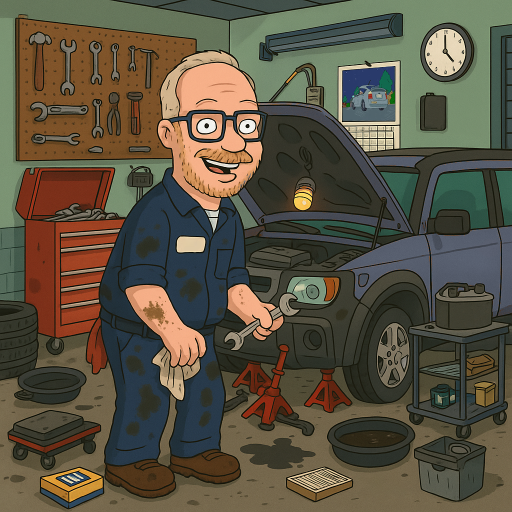
#> input picture images/set1/image1.png, 1024 x 1024 px (shown at 1/2 size)
$ python batch_process.py
#> lines starting #> are read from the running program, lines starting #| are printed output that depends on the picture; after the words box and inside, x2 and y2 are one past the last pixel; in counts of white or black regions, pixels touching at a corner belong together
### scripts/find_differences.py
#!/usr/bin/env python3
"""
Photo Hunt - Difference Finder
Automatically detects differences between two images and updates sets.json

Usage:
    python find_differences.py --set 1 --tags outdoor,nature --difficulty easy
    python find_differences.py --set 2 --visualize
    python find_differences.py --help
"""

import cv2
import numpy as np
import json
import argparse
import os
import sys
from pathlib import Path

# Project paths
PROJECT_ROOT = Path(__file__).parent.parent
IMAGES_DIR = PROJECT_ROOT / "images"
DATA_DIR = PROJECT_ROOT / "data"
SETS_JSON = DATA_DIR / "sets.json"


def load_sets_json():
    """Load existing sets.json or create new structure"""
    if SETS_JSON.exists():
        with open(SETS_JSON, 'r') as f:
            return json.load(f)
    return {"sets": []}


def save_sets_json(data):
    """Save data to sets.json with proper formatting"""
    DATA_DIR.mkdir(exist_ok=True)
    with open(SETS_JSON, 'w') as f:
        json.dump(data, f, indent=4)


def find_differences(image1_path, image2_path, min_contour_area=900, merge_distance=50, visualize=False, target_count=5):
    """
    Find differences between two images using computer vision

    Args:
        image1_path: Path to first image
        image2_path: Path to second image
        min_contour_area: Minimum area to consider as a difference
        merge_distance: Distance to merge nearby differences
        visualize: Show visual preview of detected differences
        target_count: Target number of differences (default: 5)

    Returns:
        List of difference dictionaries with x, y, width, height
    """
    # Validate files exist
    if not os.path.exists(image1_path):
        raise FileNotFoundError(f"Image 1 not found: {image1_path}")
    if not os.path.exists(image2_path):
        raise FileNotFoundError(f"Image 2 not found: {image2_path}")

    # Load the images
    image1 = cv2.imread(str(image1_path))
    image2 = cv2.imread(str(image2_path))

    if image1 is None:
        raise ValueError(f"Failed to load image: {image1_path}")
    if image2 is None:
        raise ValueError(f"Failed to load image: {image2_path}")

    # Check dimensions match
    if image1.shape != image2.shape:
        raise ValueError(
            f"Image dimensions don't match!\n"
            f"  Image 1: {image1.shape}\n"
            f"  Image 2: {image2.shape}"
        )

    print(f"✓ Loaded images: {image1.shape[1]}x{image1.shape[0]} pixels")

    # Convert images to grayscale
    gray1 = cv2.cvtColor(image1, cv2.COLOR_BGR2GRAY)
    gray2 = cv2.cvtColor(image2, cv2.COLOR_BGR2GRAY)

    # Compute the absolute difference between the two images
    diff = cv2.absdiff(gray1, gray2)

    # Threshold the difference image
    _, thresh = cv2.threshold(diff, 30, 255, cv2.THRESH_BINARY)

    # Dilate the image to merge nearby differences
    kernel = np.ones((merge_distance, merge_distance), np.uint8)
    dilated = cv2.dilate(thresh, kernel, iterations=1)

    # Find contours of the differences
    contours, _ = cv2.findContours(dilated, cv2.RETR_EXTERNAL, cv2.CHAIN_APPROX_SIMPLE)

    # Get all differences sorted by area (largest first)
    all_differences = []
    for contour in contours:
        area = cv2.contourArea(contour)
        if area >= min_contour_area:
            x, y, w, h = cv2.boundingRect(contour)
            all_differences.append({
                "x": int(x),
                "y": int(y),
                "width": int(w),
                "height": int(h),
                "area": area
            })

    # Sort by area (largest first)
    all_differences.sort(key=lambda d: d['area'], reverse=True)

    # Remove area field before returning
    differences = [{k: v for k, v in d.items() if k != 'area'} for d in all_differences[:target_count]]

    found_count = len(all_differences)
    print(f"✓ Found {found_count} differences (using top {len(differences)})")

    # Warn if not exactly target count
    if found_count != target_count:
        if found_count < target_count:
            print(f"⚠ WARNING: Only found {found_count} differences (expected {target_count})")
            print(f"   Try decreasing --min-area or --merge-distance")
        else:
            print(f"⚠ WARNING: Found {found_count} differences (expected {target_count})")
            print(f"   Using the {target_count} largest differences")
            print(f"   Consider increasing --min-area or --merge-distance")

    # Visualize if requested
    if visualize and differences:
        visualize_differences(image1, image2, differences)

    return differences


# [33 lines left out: function visualize_differences, not called in this run]


def update_sets_json(set_id, differences, tags=None, difficulty="medium"):
    """
    Update or add a set to sets.json

    Args:
        set_id: Set number (integer)
        differences: List of difference dictionaries
        tags: List of tags (default: ["default"])
        difficulty: Difficulty level (easy/medium/hard)
    """
    if tags is None:
        tags = ["default"]

    # Load existing data
    data = load_sets_json()

    # Create new set entry
    new_set = {
        "id": set_id,
        "image1": f"images/set{set_id}/image1.png",
        "image2": f"images/set{set_id}/image2.png",
        "tags": tags,
        "difficulty": difficulty,
        "differences": differences
    }

    # Check if set already exists
    existing_index = None
    for i, s in enumerate(data["sets"]):
        if s["id"] == set_id:
            existing_index = i
            break

    if existing_index is not None:
        print(f"⚠ Set {set_id} already exists. Updating...")
        data["sets"][existing_index] = new_set
    else:
        print(f"✓ Adding new set {set_id}")
        data["sets"].append(new_set)
        # Sort by ID
        data["sets"].sort(key=lambda x: x["id"])

    # Save
    save_sets_json(data)
    print(f"✓ Successfully saved to {SETS_JSON}")

    return new_set


# [88 lines left out: function main, not called in this run]


# [2 lines that do not run on import are left out]

### scripts/batch_process.py
#!/usr/bin/env python3
"""
Photo Hunt - Batch Processor
Automatically processes all image sets in the images/ directory

Usage:
    python batch_process.py
    python batch_process.py --visualize
    python batch_process.py --force  # Reprocess existing sets
"""

import argparse
import sys
from pathlib import Path
from find_differences import (
    load_sets_json,
    find_differences,
    update_sets_json,
    PROJECT_ROOT,
    IMAGES_DIR
)


def get_existing_set_ids():
    """Get list of set IDs already in sets.json"""
    data = load_sets_json()
    return {s["id"] for s in data.get("sets", [])}


def find_all_sets():
    """Find all setN directories in images/"""
    if not IMAGES_DIR.exists():
        return []

    sets = []
    for item in IMAGES_DIR.iterdir():
        if item.is_dir() and item.name.startswith('set'):
            try:
                # Extract set number from 'setN'
                set_num = int(item.name[3:])

                # Check if both images exist
                img1 = item / "image1.png"
                img2 = item / "image2.png"

                if img1.exists() and img2.exists():
                    sets.append(set_num)
                else:
                    missing = []
                    if not img1.exists():
                        missing.append("image1.png")
                    if not img2.exists():
                        missing.append("image2.png")
                    print(f"⚠ Skipping set{set_num}: Missing {', '.join(missing)}")
            except ValueError:
                print(f"⚠ Skipping {item.name}: Invalid set name format")

    return sorted(sets)


def process_set(set_id, min_area=900, merge_distance=50, visualize=False, target_count=5):
    """Process a single set and return result"""
    set_dir = IMAGES_DIR / f"set{set_id}"
    image1_path = set_dir / "image1.png"
    image2_path = set_dir / "image2.png"

    try:
        print(f"\n  Processing set {set_id}...", end=" ")

        differences = find_differences(
            image1_path,
            image2_path,
            min_contour_area=min_area,
            merge_distance=merge_distance,
            visualize=visualize,
            target_count=target_count
        )

        if not differences:
            print("❌ No differences found!")
            return {
                "set_id": set_id,
                "status": "error",
                "differences": 0,
                "message": "No differences detected"
            }

        # Check if we got exactly the target count
        if len(differences) != target_count:
            print(f"⚠ Found {len(differences)} (expected {target_count})")
            return {
                "set_id": set_id,
                "status": "warning",
                "differences": len(differences),
                "difficulty": "unknown",
                "message": f"Found {len(differences)} differences instead of {target_count}"
            }

        # Auto-detect tags based on folder (you can enhance this)
        tags = ["default"]

        # Auto-detect difficulty based on number of differences
        if len(differences) <= 3:
            difficulty = "easy"
        elif len(differences) <= 5:
            difficulty = "medium"
        else:
            difficulty = "hard"

        update_sets_json(set_id, differences, tags, difficulty)

        print(f"✓ {len(differences)} differences found")

        return {
            "set_id": set_id,
            "status": "success",
            "differences": len(differences),
            "difficulty": difficulty
        }

    except Exception as e:
        print(f"❌ Error: {e}")
        return {
            "set_id": set_id,
            "status": "error",
            "differences": 0,
            "message": str(e)
        }


def main():
    parser = argparse.ArgumentParser(
        description='Batch process all image sets',
        formatter_class=argparse.RawDescriptionHelpFormatter,
        epilog="""
Examples:
  python batch_process.py              # Process only new sets
  python batch_process.py --force      # Reprocess all sets
  python batch_process.py --visualize  # Show previews
        """
    )

    parser.add_argument('--force', action='store_true',
                        help='Reprocess sets that already exist in sets.json')
    parser.add_argument('--visualize', action='store_true',
                        help='Show visual preview of detected differences')
    parser.add_argument('--min-area', type=int, default=900,
                        help='Minimum contour area to detect (default: 900)')
    parser.add_argument('--merge-distance', type=int, default=50,
                        help='Distance to merge nearby differences (default: 50)')
    parser.add_argument('--target-count', type=int, default=5,
                        help='Target number of differences per set (default: 5)')

    args = parser.parse_args()

    print(f"\n{'='*60}")
    print(f"Photo Hunt - Batch Processor")
    print(f"{'='*60}\n")

    # Find all sets
    all_sets = find_all_sets()

    if not all_sets:
        print("❌ No image sets found in images/ directory")
        print("   Create folders like images/set1/, images/set2/, etc.")
        print("   Each folder should contain image1.png and image2.png")
        sys.exit(1)

    print(f"Found {len(all_sets)} image set(s): {all_sets}")

    # Get existing sets
    existing_sets = get_existing_set_ids()

    # Determine which sets to process
    if args.force:
        to_process = all_sets
        print(f"Force mode: Processing all {len(to_process)} set(s)")
    else:
        to_process = [s for s in all_sets if s not in existing_sets]
        if not to_process:
            print(f"\n✓ All sets already processed!")
            print(f"  Use --force to reprocess existing sets")
            sys.exit(0)
        print(f"Processing {len(to_process)} new set(s): {to_process}")

    # Process each set
    print(f"\n{'='*60}")
    results = []
    for set_id in to_process:
        result = process_set(
            set_id,
            min_area=args.min_area,
            merge_distance=args.merge_distance,
            visualize=args.visualize,
            target_count=args.target_count
        )
#> in find_differences, image1 is the input picture: shape (1024, 1024, 3); mean B, G, R 66.4, 83.4, 90.6
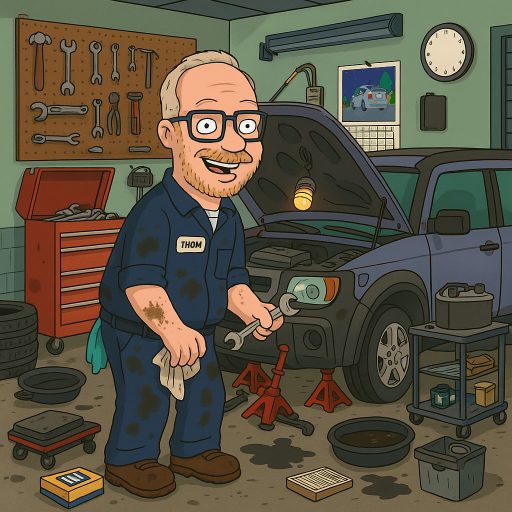
#> input picture images/set1/image2.png, 1024 x 1024 px (shown at 1/2 size)
#> in find_differences, image2 is the input picture: shape (1024, 1024, 3); mean B, G, R 66.4, 83.4, 90.2
#| ✓ Loaded images: 1024x1024 pixels
#> in find_differences, `gray1 = cv2.cvtColor(image1, cv2.COLOR_BGR2GRAY)`:
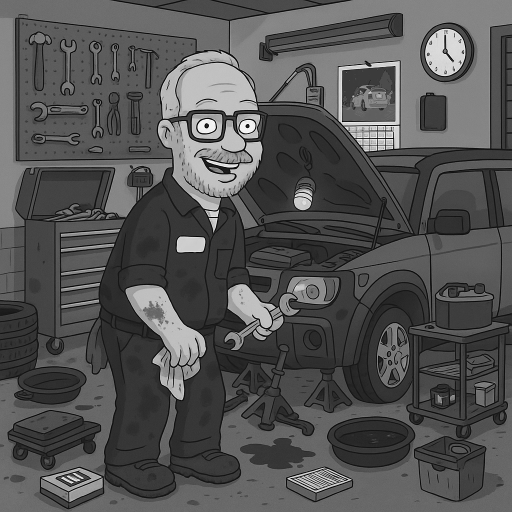
#> gray1: shape (1024, 1024) (shown at 1/2 size); min 0, max 255, mean 83.6
#> in find_differences, `diff = cv2.absdiff(gray1, gray2)`:
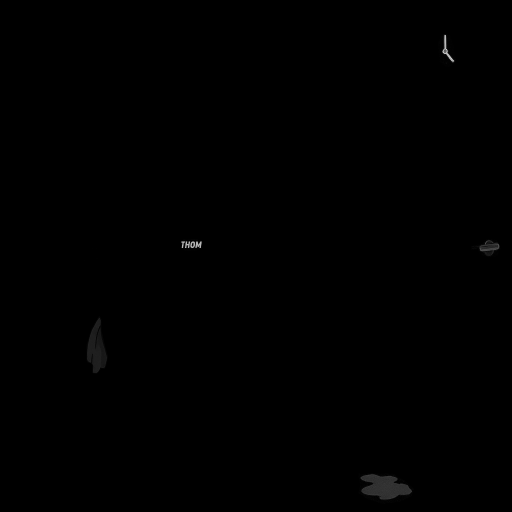
#> diff: shape (1024, 1024) (shown at 1/2 size); min 0, max 220, mean 0.4
#> in find_differences, `_, thresh = cv2.threshold(diff, 30, 255, cv2.THRESH_BINARY)`:
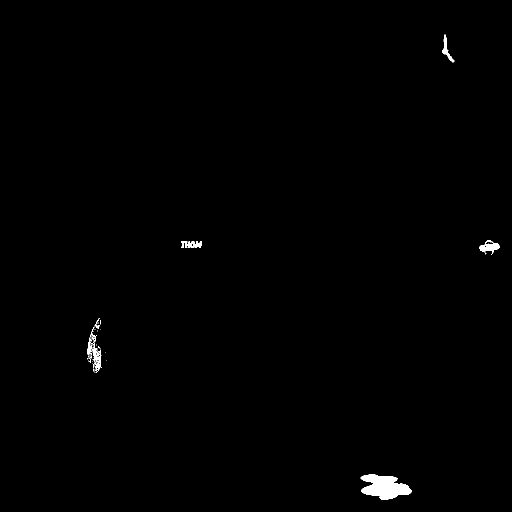
#> thresh: shape (1024, 1024) (shown at 1/2 size); 0.5% white; 46 white regions (38 under 20 px), largest, box (x1, y1, x2, y2) and area: (721, 949, 824, 999) 3272, (175, 653, 204, 746) 612, (959, 481, 999, 510) 521
#> in find_differences, `dilated = cv2.dilate(thresh, kernel, iterations=1)`:
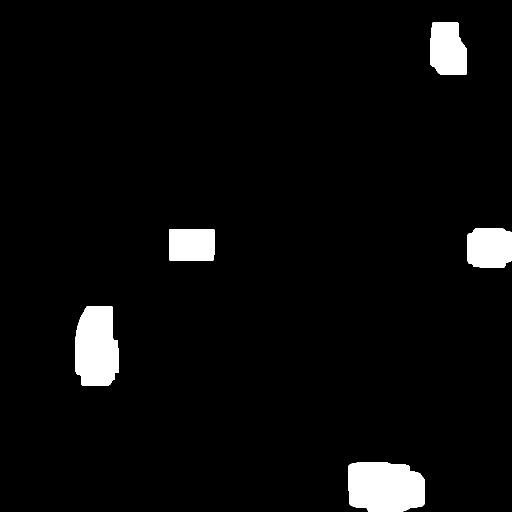
#> dilated: shape (1024, 1024) (shown at 1/2 size); 4.2% white; 5 white regions
#> in find_differences, `contours, _ = cv2.findContours(dilated, cv2.RETR_EXTERNAL, cv2.CHAIN_A..`: contours = 5 contours; box (x1, y1, x2, y2) and area: (697, 925, 849, 1024) 13238, (150, 612, 238, 771) 11714, (860, 45, 934, 150) 6589, (935, 457, 1024, 535) 6350, (338, 459, 429, 521) 5466
#> the loop in find_differences, `for contour in contours:` made 5 passes
#> (area, x, y, w, h) on passes 1 to 5: (13238, 697, 925, 152, 99), (11714, 150, 612, 88, 159), (5466.5, 338, 459, 91, 62), (6350.5, 935, 457, 89, 78), (6589, 860, 45, 74, 105)
#> after the loop in find_differences, `for contour in contours:`: all_differences = 5 items
#> in find_differences, `found_count = len(all_differences)`: found_count = 5
#| ✓ Found 5 differences (using top 5)
#> in process_set, `differences = find_differences( image1_path, image2_path, min_contour_..`: differences = 5 items
#| ✓ 5 differences found
#> result = {'set_id': 1, 'status': 'success', 'differences': 5, 'difficulty': 'medium'}
        results.append(result)

    # Summary report
    print(f"\n{'='*60}")
    print(f"BATCH PROCESSING COMPLETE")
    print(f"{'='*60}\n")

    success_count = sum(1 for r in results if r["status"] == "success")
#> success_count = 1
    warning_count = sum(1 for r in results if r["status"] == "warning")
#> warning_count = 0
    error_count = sum(1 for r in results if r["status"] == "error")
#> error_count = 0

    print(f"✓ Successfully processed: {success_count}")
#| ✓ Successfully processed: 1
    if warning_count > 0:
        print(f"⚠ Warnings: {warning_count}")
    if error_count > 0:
        print(f"❌ Errors: {error_count}")

    # Detailed results
    if results:
        print(f"\nDetailed Results:")
        for r in results:
            status_icon = {
                "success": "✓",
                "warning": "⚠",
                "error": "❌"
            }.get(r["status"], "?")

            if r["status"] == "success":
                print(f"  {status_icon} Set {r['set_id']}: {r['differences']} differences ({r['difficulty']})")
            else:
                print(f"  {status_icon} Set {r['set_id']}: {r.get('message', 'Unknown error')}")
#> this loop made 1 pass
#|   ✓ Set 1: 5 differences (medium)

    print(f"\n{'='*60}\n")

    if error_count > 0:
        sys.exit(1)


if __name__ == "__main__":
    main()
